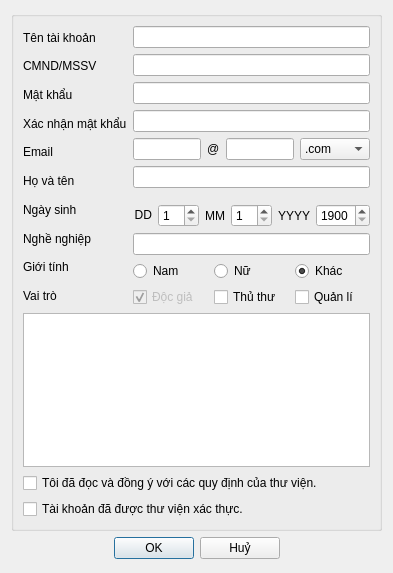
<?xml version="1.0" encoding="UTF-8"?>
<ui version="4.0">
 <class>SignUpDialog</class>
 <widget class="QDialog" name="SignUpDialog">
  <property name="geometry">
   <rect>
    <x>0</x>
    <y>0</y>
    <width>381</width>
    <height>573</height>
   </rect>
  </property>
  <property name="windowTitle">
   <string>Đăng kí</string>
  </property>
  <property name="windowIcon">
   <iconset resource="src.qrc">
    <normaloff>:/images/signupicon.png</normaloff>:/images/signupicon.png</iconset>
  </property>
  <layout class="QVBoxLayout" name="verticalLayout_4">
   <item>
    <widget class="QGroupBox" name="groupBox">
     <property name="title">
      <string/>
     </property>
     <layout class="QVBoxLayout" name="verticalLayout_3">
      <item>
       <layout class="QHBoxLayout" name="horizontalLayout_6">
        <item>
         <layout class="QVBoxLayout" name="verticalLayout_2">
          <item>
           <widget class="QLabel" name="label">
            <property name="text">
             <string>Tên tài khoản</string>
            </property>
           </widget>
          </item>
          <item>
           <widget class="QLabel" name="label_2">
            <property name="text">
             <string>CMND/MSSV</string>
            </property>
           </widget>
          </item>
          <item>
           <widget class="QLabel" name="label_3">
            <property name="text">
             <string>Mật khẩu</string>
            </property>
           </widget>
          </item>
          <item>
           <widget class="QLabel" name="label_8">
            <property name="text">
             <string>Xác nhận mật khẩu</string>
            </property>
           </widget>
          </item>
          <item>
           <widget class="QLabel" name="label_4">
            <property name="text">
             <string>Email</string>
            </property>
           </widget>
          </item>
          <item>
           <widget class="QLabel" name="label_6">
            <property name="text">
             <string>Họ và tên</string>
            </property>
           </widget>
          </item>
          <item>
           <widget class="QLabel" name="label_5">
            <property name="text">
             <string>Ngày sinh</string>
            </property>
           </widget>
          </item>
          <item>
           <widget class="QLabel" name="label_7">
            <property name="text">
             <string>Nghề nghiệp</string>
            </property>
           </widget>
          </item>
          <item>
           <widget class="QLabel" name="label_14">
            <property name="text">
             <string>Giới tính</string>
            </property>
           </widget>
          </item>
          <item>
           <widget class="QLabel" name="label_9">
            <property name="text">
             <string>Vai trò</string>
            </property>
           </widget>
          </item>
         </layout>
        </item>
        <item>
         <layout class="QVBoxLayout" name="verticalLayout">
          <item>
           <widget class="QLineEdit" name="lineEdit_account"/>
          </item>
          <item>
           <widget class="QLineEdit" name="lineEdit_id"/>
          </item>
          <item>
           <widget class="QLineEdit" name="lineEdit_pass">
            <property name="echoMode">
             <enum>QLineEdit::Password</enum>
            </property>
            <property name="readOnly">
             <bool>false</bool>
            </property>
           </widget>
          </item>
          <item>
           <widget class="QLineEdit" name="lineEdit_confirm">
            <property name="echoMode">
             <enum>QLineEdit::Password</enum>
            </property>
           </widget>
          </item>
          <item>
           <layout class="QHBoxLayout" name="horizontalLayout_5">
            <item>
             <widget class="QLineEdit" name="lineEdit_email"/>
            </item>
            <item>
             <widget class="QLabel" name="label_10">
              <property name="text">
               <string>@</string>
              </property>
             </widget>
            </item>
            <item>
             <widget class="QLineEdit" name="lineEdit_email2"/>
            </item>
            <item>
             <widget class="QComboBox" name="comboBox">
              <item>
               <property name="text">
                <string>.com</string>
               </property>
              </item>
              <item>
               <property name="text">
                <string>.vn</string>
               </property>
              </item>
              <item>
               <property name="text">
                <string>.com.vn</string>
               </property>
              </item>
             </widget>
            </item>
           </layout>
          </item>
          <item>
           <widget class="QLineEdit" name="lineEdit_username"/>
          </item>
          <item>
           <layout class="QHBoxLayout" name="horizontalLayout" stretch="0,1,0,1,0,1">
            <property name="leftMargin">
             <number>1</number>
            </property>
            <property name="topMargin">
             <number>10</number>
            </property>
            <property name="rightMargin">
             <number>0</number>
            </property>
            <property name="bottomMargin">
             <number>0</number>
            </property>
            <item>
             <widget class="QLabel" name="label_11">
              <property name="text">
               <string>DD</string>
              </property>
              <property name="textFormat">
               <enum>Qt::RichText</enum>
              </property>
              <property name="scaledContents">
               <bool>false</bool>
              </property>
              <property name="alignment">
               <set>Qt::AlignRight|Qt::AlignTrailing|Qt::AlignVCenter</set>
              </property>
             </widget>
            </item>
            <item>
             <widget class="QSpinBox" name="spinBox_d">
              <property name="minimum">
               <number>1</number>
              </property>
              <property name="maximum">
               <number>31</number>
              </property>
             </widget>
            </item>
            <item>
             <widget class="QLabel" name="label_12">
              <property name="text">
               <string>MM</string>
              </property>
              <property name="alignment">
               <set>Qt::AlignRight|Qt::AlignTrailing|Qt::AlignVCenter</set>
              </property>
             </widget>
            </item>
            <item>
             <widget class="QSpinBox" name="spinBox_m">
              <property name="minimum">
               <number>1</number>
              </property>
              <property name="maximum">
               <number>12</number>
              </property>
             </widget>
            </item>
            <item>
             <widget class="QLabel" name="label_13">
              <property name="text">
               <string>YYYY</string>
              </property>
              <property name="alignment">
               <set>Qt::AlignRight|Qt::AlignTrailing|Qt::AlignVCenter</set>
              </property>
             </widget>
            </item>
            <item>
             <widget class="QSpinBox" name="spinBox_y">
              <property name="minimum">
               <number>1900</number>
              </property>
              <property name="maximum">
               <number>2017</number>
              </property>
             </widget>
            </item>
           </layout>
          </item>
          <item>
           <widget class="QLineEdit" name="lineEdit_job"/>
          </item>
          <item>
           <layout class="QHBoxLayout" name="horizontalLayout_4">
            <item>
             <widget class="QRadioButton" name="radioButton_male">
              <property name="text">
               <string>Nam</string>
              </property>
             </widget>
            </item>
            <item>
             <widget class="QRadioButton" name="radioButton_female">
              <property name="text">
               <string>Nữ</string>
              </property>
             </widget>
            </item>
            <item>
             <widget class="QRadioButton" name="radioButton_others">
              <property name="text">
               <string>Khác</string>
              </property>
              <property name="checked">
               <bool>true</bool>
              </property>
             </widget>
            </item>
           </layout>
          </item>
          <item>
           <layout class="QHBoxLayout" name="horizontalLayout_2">
            <item>
             <widget class="QCheckBox" name="checkBox_reader">
              <property name="enabled">
               <bool>false</bool>
              </property>
              <property name="text">
               <string>Độc giả</string>
              </property>
              <property name="checked">
               <bool>true</bool>
              </property>
             </widget>
            </item>
            <item>
             <widget class="QCheckBox" name="checkBox_librarian">
              <property name="text">
               <string>Thủ thư</string>
              </property>
             </widget>
            </item>
            <item>
             <widget class="QCheckBox" name="checkBox_admin">
              <property name="text">
               <string>Quản lí</string>
              </property>
             </widget>
            </item>
           </layout>
          </item>
         </layout>
        </item>
       </layout>
      </item>
      <item>
       <widget class="QPlainTextEdit" name="plainTextEdit_2"/>
      </item>
      <item>
       <widget class="QCheckBox" name="read">
        <property name="text">
         <string>Tôi đã đọc và đồng ý với các quy định của thư viện.</string>
        </property>
       </widget>
      </item>
      <item>
       <widget class="QCheckBox" name="xacthuc">
        <property name="text">
         <string>Tài khoản đã được thư viện xác thực.</string>
        </property>
       </widget>
      </item>
     </layout>
    </widget>
   </item>
   <item>
    <layout class="QHBoxLayout" name="horizontalLayout_3">
     <item>
      <spacer name="horizontalSpacer">
       <property name="orientation">
        <enum>Qt::Horizontal</enum>
       </property>
       <property name="sizeHint" stdset="0">
        <size>
         <width>40</width>
         <height>20</height>
        </size>
       </property>
      </spacer>
     </item>
     <item>
      <widget class="QPushButton" name="pushButton_2">
       <property name="sizePolicy">
        <sizepolicy hsizetype="Preferred" vsizetype="Preferred">
         <horstretch>0</horstretch>
         <verstretch>0</verstretch>
        </sizepolicy>
       </property>
       <property name="text">
        <string>OK</string>
       </property>
      </widget>
     </item>
     <item>
      <widget class="QPushButton" name="pushButton">
       <property name="sizePolicy">
        <sizepolicy hsizetype="Preferred" vsizetype="Preferred">
         <horstretch>0</horstretch>
         <verstretch>0</verstretch>
        </sizepolicy>
       </property>
       <property name="text">
        <string>Huỷ</string>
       </property>
      </widget>
     </item>
     <item>
      <spacer name="horizontalSpacer_2">
       <property name="orientation">
        <enum>Qt::Horizontal</enum>
       </property>
       <property name="sizeHint" stdset="0">
        <size>
         <width>40</width>
         <height>20</height>
        </size>
       </property>
      </spacer>
     </item>
    </layout>
   </item>
   <item>
    <spacer name="verticalSpacer">
     <property name="orientation">
      <enum>Qt::Vertical</enum>
     </property>
     <property name="sizeHint" stdset="0">
      <size>
       <width>20</width>
       <height>40</height>
      </size>
     </property>
    </spacer>
   </item>
  </layout>
 </widget>
 <resources>
  <include location="src.qrc"/>
 </resources>
 <connections/>
</ui>
